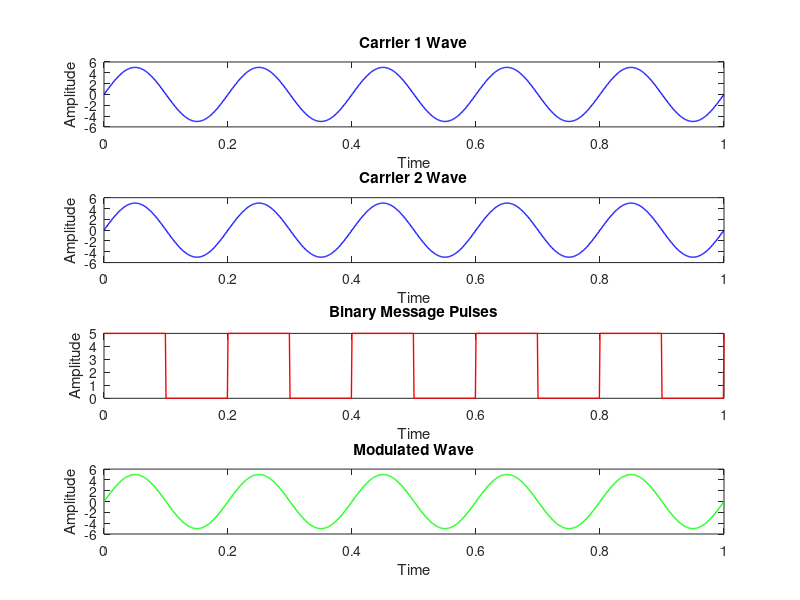

Reproduce this figure in MATLAB.
%Frequenct Shift Keying... 
clc; 
close all; 
clear all; 
fc1=input('Enter the freq of 1st Sine Wave carrier:'); 
fc2=input('Enter the freq of 2nd Sine Wave carrier:'); 
fp=input('Enter the freq of Periodic Binary pulse (Message):'); 
amp=input('Enter the amplitude (For Both Carrier & Binary Pulse Message):'); 
t=0:0.001:1; % For setting the sampling interval 
% For Generating 1st Carrier Sine wave 
c1=amp.*sin(2*pi*fc1*t); 
% For Generating 2nd Carrier Sine wave 
c2=amp.*sin(2*pi*fc2*t); 
subplot(4,1,1); %For Plotting The Carrier wave 
plot(t,c1,'blue','Linewidth',1); 
xlabel('Time'); 
ylabel('Amplitude'); 
title('Carrier 1 Wave'); 
subplot(4,1,2) %For Plotting The Carrier wave 
plot(t,c2,'blue','LineWidth',1); 
xlabel('Time'); 
ylabel('Amplitude'); 
title('Carrier 2 Wave'); 
%For Generating Square wave message 
m=amp/2.*square(2*pi*fp*t)+amp/2; 
subplot(4,1,3); %For Plotting The Square Binary Pulse (Message) 
plot(t,m,'red','LineWidth',1); 
xlabel('Time'); 
ylabel('Amplitude'); 
title('Binary Message Pulses'); 
for i=0:1000 %here we are generating the modulated wave 
if m(i+1)==0 
mm(i+1)=c2(i+1); 
else 
mm(i+1)=c1(i+1); 
end 
end 
subplot(4,1,4); %For Plotting The Modulated wave 
plot(t,mm,'green','LineWidth',1); 
xlabel('Time'); 
ylabel('Amplitude'); 
title('Modulated Wave');
%input 10 30 5 4